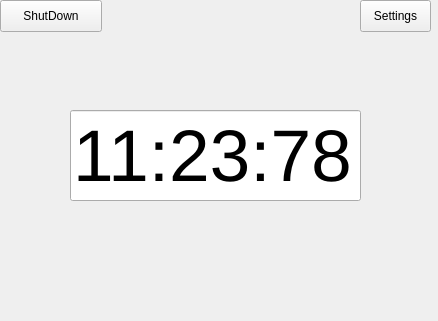
<?xml version="1.0" encoding="UTF-8"?>
<ui version="4.0">
 <class>Form</class>
 <widget class="QWidget" name="Form">
  <property name="geometry">
   <rect>
    <x>0</x>
    <y>0</y>
    <width>438</width>
    <height>321</height>
   </rect>
  </property>
  <property name="windowTitle">
   <string>Form</string>
  </property>
  <widget class="QPushButton" name="pushButton">
   <property name="geometry">
    <rect>
     <x>360</x>
     <y>0</y>
     <width>71</width>
     <height>32</height>
    </rect>
   </property>
   <property name="text">
    <string>Settings</string>
   </property>
  </widget>
  <widget class="QPushButton" name="pushButton_2">
   <property name="geometry">
    <rect>
     <x>0</x>
     <y>0</y>
     <width>102</width>
     <height>32</height>
    </rect>
   </property>
   <property name="text">
    <string>ShutDown</string>
   </property>
  </widget>
  <widget class="QLineEdit" name="lineEdit">
   <property name="geometry">
    <rect>
     <x>70</x>
     <y>110</y>
     <width>291</width>
     <height>91</height>
    </rect>
   </property>
   <property name="font">
    <font>
     <pointsize>55</pointsize>
    </font>
   </property>
   <property name="text">
    <string>11:23:78</string>
   </property>
  </widget>
 </widget>
 <resources/>
 <connections/>
</ui>
